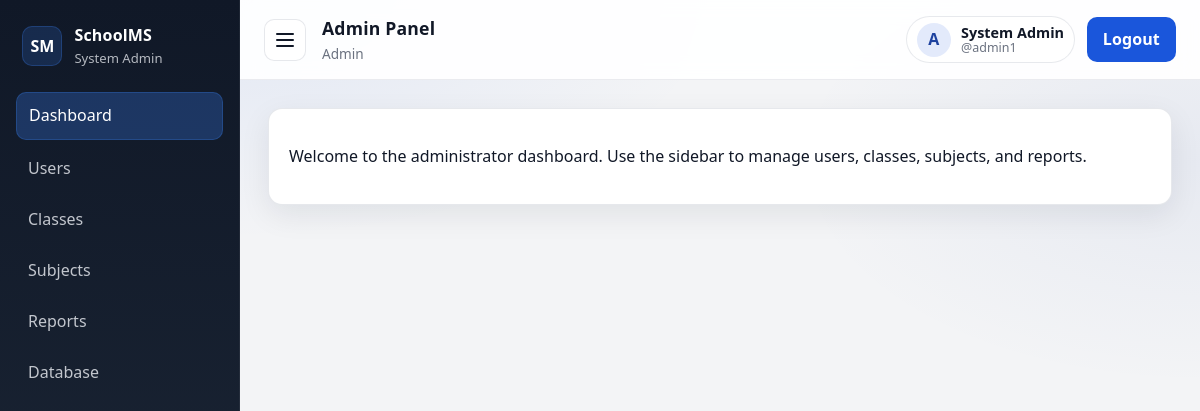
Screenshot of /admin-panel/ (signed in) with the database file from the repository.
### accounts/models.py (models this page shows, shortened)
class User(AbstractUser):
    ROLES = [
        ('admin', 'Administrator'),
        ('teacher', 'Teacher'),
        ('student', 'Student'),
        ('parent', 'Parent'),
    ]
    role = models.CharField(max_length=20, choices=ROLES, default='student')

### accounts/decorators.py (the view)
        def _wrapped_view(request, *args, **kwargs):
            if not request.user.is_authenticated:
                return redirect('login')
            if getattr(request.user, 'is_superuser', False):
                return view_func(request, *args, **kwargs)
            if request.user.role not in allowed_roles:
                return redirect('login')
            return view_func(request, *args, **kwargs)

### accounts/views.py (called while the page is built)
@login_required
@role_required('admin')
def admin_panel_dashboard(request):
    return render(request, 'admin_panel/dashboard.html')

### templates/admin_panel/dashboard.html
{% extends 'base_dashboard.html' %}
{% block page_title %}Admin Panel{% endblock %}
{% block content %}
<div class="card">
    <p>Welcome to the administrator dashboard. Use the sidebar to manage users, classes, subjects, and reports.</p>
</div>
{% endblock %}

### templates/base_dashboard.html (shortened to what this page needs)
{% load static %}
<!DOCTYPE html>
<html lang="en">
<head>
    <link rel="stylesheet" href="{% static 'css/style.css' %}">
</head>
<body>
<div class="layout">
    <aside class="sidebar" id="sidebar">
        <div class="logo">
            <div class="logo-mark">SM</div>
            <div class="logo-text">
                <div class="logo-title">SchoolMS</div>
                <div class="logo-subtitle">{{ user.get_full_name|default:user.username }}</div>
            </div>
        </div>
        <nav>
            {% if user.role == 'admin' or user.is_superuser or user.is_staff %}
            <a class="{% if request.path == '/admin-panel/' %}active{% endif %}" href="{% url 'admin_panel_dashboard' %}">Dashboard</a>
            <a class="{% if request.path|slice:':18' == '/admin-panel/users' %}active{% endif %}" href="{% url 'admin_users' %}">Users</a>
            <a class="{% if request.path|slice:':20' == '/admin-panel/classes' %}active{% endif %}" href="{% url 'admin_classes' %}">Classes</a>
            <a class="{% if request.path|slice:':21' == '/admin-panel/subjects' %}active{% endif %}" href="{% url 'admin_subjects' %}">Subjects</a>
            <a class="{% if request.path|slice:':20' == '/admin-panel/reports' %}active{% endif %}" href="{% url 'admin_reports' %}">Reports</a>
            <a href="http://localhost/phpmyadmin/" target="_blank" rel="noopener noreferrer">Database</a>
            {% endif %}
        </nav>
    </aside>
    <section class="main">
        <header class="topbar">
            <div class="topbar-left">
                <button class="icon-btn" id="sidebar-toggle" type="button" aria-label="Toggle sidebar">
                    <span class="hamburger"></span>
                </button>
                <div class="topbar-title">
                    <h1>{% block page_title %}Dashboard{% endblock %}</h1>
                    <div class="topbar-meta">
                        {% if user.is_superuser or user.is_staff %}Admin{% else %}{{ user.role|title }}{% endif %}
                    </div>
                </div>
            </div>
            <div class="topbar-right">
                <div class="user-pill">
                    <div class="avatar" aria-hidden="true">{{ user.username|slice:":1"|upper }}</div>
                    <div class="user-pill-text">
                        <div class="user-name">{{ user.get_full_name|default:user.username }}</div>
                        <div class="user-username">@{{ user.username }}</div>
                    </div>
                </div>
                <a class="btn btn-primary" href="{% url 'logout' %}">Logout</a>
            </div>
        </header>
        <div class="content-wrap">
            {% block content %}{% endblock %}
        </div>
    </section>
</div>
</body>
</html>

### static/css/style.css (style rules this page uses)
:root { --primary: #1a56db; --primary-dark: #1e429f; --secondary: #f3f4f6; --text: #111827; --text-muted: #6b7280; --border: #e5e7eb; --surface: #ffffff; --shadow: 0 10px 30px rgba(17, 24, 39, .08); --success: #057a55; --danger: #c81e1e; --warning: #c27803; --sidebar-bg: #1e2939; --sidebar-text: #d1d5db; --sidebar-active: #3b82f6; }
* { box-sizing: border-box; }
html, body { height: 100%; }
body { margin: 0; font-family: ui-sans-serif, system-ui, -apple-system, "Segoe UI", Roboto, Arial, "Noto Sans", "Liberation Sans", sans-serif; background: radial-gradient(1200px 600px at 20% 0%, rgba(26, 86, 219, .08), transparent 40%), radial-gradient(900px 500px at 100% 20%, rgba(30, 66, 159, .06), transparent 45%), var(--secondary); color: var(--text); line-height: 1.45; }
a { color: inherit; }
.layout { display: flex; min-height: 100vh; }
.sidebar { width: 240px; background: linear-gradient(180deg, #101827, var(--sidebar-bg)); color: var(--sidebar-text); padding: 1rem; position: fixed; top: 0; left: 0; bottom: 0; border-right: 1px solid rgba(255,255,255,.06); }
.sidebar .logo { display: flex; align-items: center; gap: .75rem; margin-bottom: 1rem; padding: .5rem .4rem; }
.logo-mark { width: 40px; height: 40px; border-radius: 10px; display: grid; place-items: center; font-weight: 800; background: rgba(59, 130, 246, .18); color: #fff; border: 1px solid rgba(59, 130, 246, .25); }
.logo-title { font-weight: 800; color: #fff; letter-spacing: .2px; }
.logo-subtitle { font-size: .82rem; color: rgba(209,213,219,.85); margin-top: 2px; }
.sidebar nav a { display: flex; align-items: center; gap: .6rem; color: rgba(209,213,219,.92); text-decoration: none; padding: .7rem .75rem; border-radius: 10px; margin-bottom: .35rem; transition: background .15s ease, color .15s ease, transform .15s ease; }
.sidebar nav a.active { background: rgba(59, 130, 246, .28); color: #fff; border: 1px solid rgba(59,130,246,.25); }
.main { margin-left: 240px; width: calc(100% - 240px); }
.topbar { background: rgba(255,255,255,.92); backdrop-filter: blur(10px); padding: 1rem 1.5rem; border-bottom: 1px solid rgba(229,231,235,.8); display: flex; align-items: center; justify-content: space-between; position: sticky; top: 0; z-index: 5; }
.topbar-left { display: flex; align-items: center; gap: 1rem; }
.topbar-title h1 { font-size: 1.1rem; margin: 0; letter-spacing: .2px; }
.topbar-meta { font-size: .85rem; color: var(--text-muted); margin-top: 2px; }
.topbar-right { display: flex; align-items: center; gap: .75rem; }
.user-pill { display: flex; align-items: center; gap: .65rem; padding: .35rem .6rem; border: 1px solid rgba(229,231,235,.9); border-radius: 999px; background: #fff; }
.avatar { width: 34px; height: 34px; border-radius: 999px; display: grid; place-items: center; font-weight: 800; background: rgba(26,86,219,.12); color: var(--primary-dark); }
.user-name { font-size: .9rem; font-weight: 700; line-height: 1.1; }
.user-username { font-size: .78rem; color: var(--text-muted); line-height: 1.1; }
.content-wrap { max-width: 1200px; padding: 1.75rem; margin: 0 auto; }
.card { background: var(--surface); border: 1px solid rgba(229,231,235,.95); border-radius: 14px; padding: 1.25rem 1.25rem; margin-bottom: 1rem; box-shadow: var(--shadow); }
.btn { border: 1px solid transparent; padding: .6rem .95rem; border-radius: 10px; text-decoration: none; display: inline-flex; align-items: center; justify-content: center; gap: .4rem; cursor: pointer; font-weight: 700; letter-spacing: .1px; transition: transform .12s ease, box-shadow .12s ease, background .12s ease, border-color .12s ease; }
.btn-primary { background: var(--primary); color: #fff; }
.icon-btn { border: 1px solid rgba(229,231,235,.95); background: #fff; border-radius: 10px; width: 42px; height: 42px; display: grid; place-items: center; cursor: pointer; }
.hamburger, .hamburger::before, .hamburger::after { content: ""; display: block; width: 18px; height: 2px; background: #111827; border-radius: 3px; position: relative; }
.hamburger::before { position: absolute; top: -6px; left: 0; }
.hamburger::after { position: absolute; top: 6px; left: 0; }

### rows the page displays
User: get_full_name "System Admin", username "A", username "admin1"
